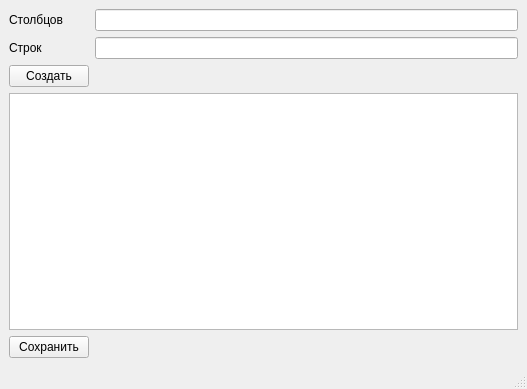
<?xml version="1.0" encoding="UTF-8"?>
<ui version="4.0">
 <class>MainWindow</class>
 <widget class="QMainWindow" name="MainWindow">
  <property name="geometry">
   <rect>
    <x>0</x>
    <y>0</y>
    <width>527</width>
    <height>389</height>
   </rect>
  </property>
  <property name="windowTitle">
   <string>MainWindow</string>
  </property>
  <widget class="QWidget" name="centralwidget">
   <layout class="QGridLayout" name="gridLayout">
    <item row="0" column="1">
     <widget class="QLineEdit" name="col_edit"/>
    </item>
    <item row="5" column="0">
     <widget class="QPushButton" name="save">
      <property name="text">
       <string>Сохранить</string>
      </property>
     </widget>
    </item>
    <item row="4" column="0" colspan="2">
     <widget class="QTableWidget" name="tableWidget"/>
    </item>
    <item row="1" column="1">
     <widget class="QLineEdit" name="row_edit"/>
    </item>
    <item row="0" column="0">
     <widget class="QLabel" name="col_label">
      <property name="text">
       <string>Столбцов</string>
      </property>
     </widget>
    </item>
    <item row="2" column="0">
     <widget class="QPushButton" name="create">
      <property name="text">
       <string>Создать</string>
      </property>
     </widget>
    </item>
    <item row="1" column="0">
     <widget class="QLabel" name="row_label">
      <property name="text">
       <string>Строк</string>
      </property>
     </widget>
    </item>
   </layout>
  </widget>
  <widget class="QMenuBar" name="menubar">
   <property name="geometry">
    <rect>
     <x>0</x>
     <y>0</y>
     <width>527</width>
     <height>21</height>
    </rect>
   </property>
  </widget>
  <widget class="QStatusBar" name="statusbar"/>
 </widget>
 <resources/>
 <connections/>
</ui>
